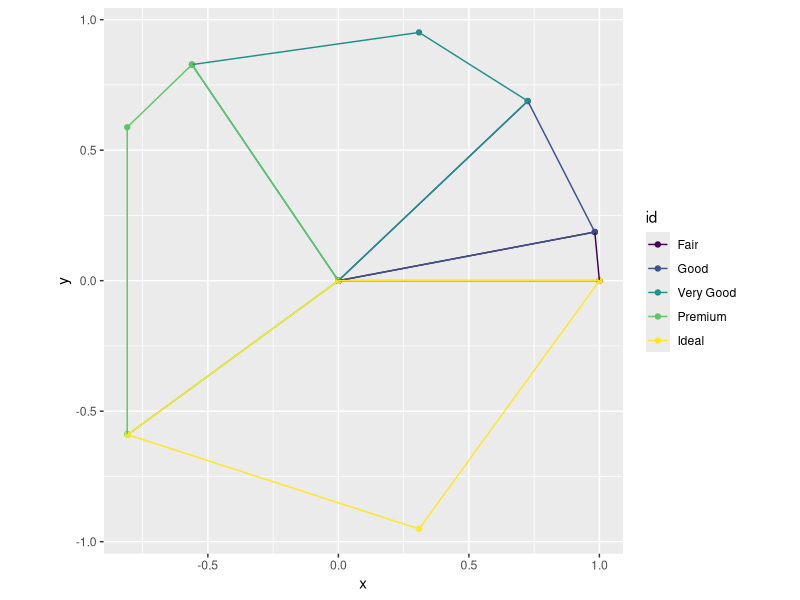

Generate this figure with R: (Note: this script raises an error after producing the figure.)
## ---- chunk 1
knitr::opts_chunk$set(echo = TRUE)
options(tidyverse.quiet = TRUE)
## ---- chunk 2
library(tidyverse)

compute_panel_wedge <- function(data, scales, vertices = 5){
  
  data |>
    mutate(prop = area/sum(area)) |>
    mutate(cumprop = cumsum(prop)) |>
    mutate(lagcumprop = lag(cumprop, default = 0)) ->
  props_vertices; props_vertices
  
  data.frame(around = 0:vertices/vertices) %>%
    crossing(props_vertices) %>%
    group_by(id) %>%
    filter(lagcumprop <= around &
           cumprop >= around) ->
  arcs; arcs

  props_vertices %>%
    mutate(around = cumprop) %>%
    bind_rows(arcs) %>%
    bind_rows(props_vertices %>%
                 mutate(around = lagcumprop)) |>
    arrange(id, around) %>% 
    mutate(x = cos(2*pi*around)) %>% 
    mutate(y = sin(2*pi*around)) ->
  circle_points; circle_points

  data |>
    distinct(id, area) |>
    mutate(x = 0) |>
    mutate(y = 0) %>%
    mutate(around = -1) %>% 
    mutate(prop = -1, 
           cumprop = -1,
           lagcumprop = -1) ->
  middle; middle

  data |>
    distinct(id, area) |>
    mutate(x = 0) |>
    mutate(y = 0) %>%
    mutate(around = 2) %>% 
    mutate(prop = 2, 
           cumprop = 2,
           lagcumprop = 2) ->
  middle2; middle2

  bind_rows(middle, 
            circle_points) %>% 
    bind_rows(middle2) %>% 
    arrange(around) %>% 
    ungroup()

  }


diamonds %>% 
  count(cut) %>% 
  select(id = cut, area = n) ->
data

data %>% 
  compute_panel_wedge() %>% 
  data.frame()


diamonds %>% 
  count(cut) %>% 
  select(id = cut, area = n) %>% 
  compute_panel_wedge() %>% 
  ggplot() + 
  aes(x = x, y = y, color = id) + 
  geom_point() + 
  geom_path() + 
  coord_equal()


StatWedge <- ggproto("StatWedge",
                     Stat,
                     compute_panel = 
                       compute_panel_wedge)




diamonds |>
  count(cut) |>
  ggplot() + 
  aes(id = cut, area = n) + 
  geom_point(stat = StatWedge) + 
  aes(color = after_stat(id)) +
  aes(fill = after_stat(id)) +
  geom_polygon(stat = StatWedge) +
  coord_equal()




compute_panel_wedge <- function(data, scales, vertices = 5){
  
  data |>
    mutate(prop = area/sum(area)) |>
    mutate(cumprop = cumsum(prop)) |>
    mutate(lagcumprop = lag(cumprop, default = 0)) ->
  props_vertices; props_vertices
  
  data.frame(around = 0:vertices/vertices) %>%
    crossing(props_vertices) %>%
    group_by(id) %>%
    filter(lagcumprop <= around &
           cumprop >= around) ->
  arcs; arcs

  props_vertices %>%
    mutate(around = cumprop) %>%
    bind_rows(arcs) %>%
    bind_rows(props_vertices %>%
                 mutate(around = lagcumprop)) |>
    arrange(id, around) %>% 
    mutate(x = cos(2*pi*around)) %>% 
    mutate(y = sin(2*pi*around)) ->
  circle_points; circle_points

  data |>
    distinct() |>
    mutate(x = 0) |>
    mutate(y = 0) %>%
    mutate(around = -1) %>%
    mutate(prop = -1,
           cumprop = -1,
           lagcumprop = -1) ->
  middle; middle

  data |>
    distinct() |>
    mutate(x = 0) |>
    mutate(y = 0) %>%
    mutate(around = 2) %>%
    mutate(prop = 2,
           cumprop = 2,
           lagcumprop = 2) ->
  middle2; middle2

  bind_rows(middle,
            circle_points) %>%
    bind_rows(middle2) %>%
    arrange(around) %>%
    ungroup()

}


StatWedge$compute_panel <- compute_panel_wedge

diamonds |>
  count(cut) |>
  ggplot() + 
  aes(id = cut, area = n) + 
  geom_point(stat = StatWedge) + 
  aes(color = after_stat(id)) +
  aes(fill = after_stat(id)) +
  geom_polygon(stat = StatWedge, vertices = 10) +
  coord_equal()


layer_data(i = 2)
